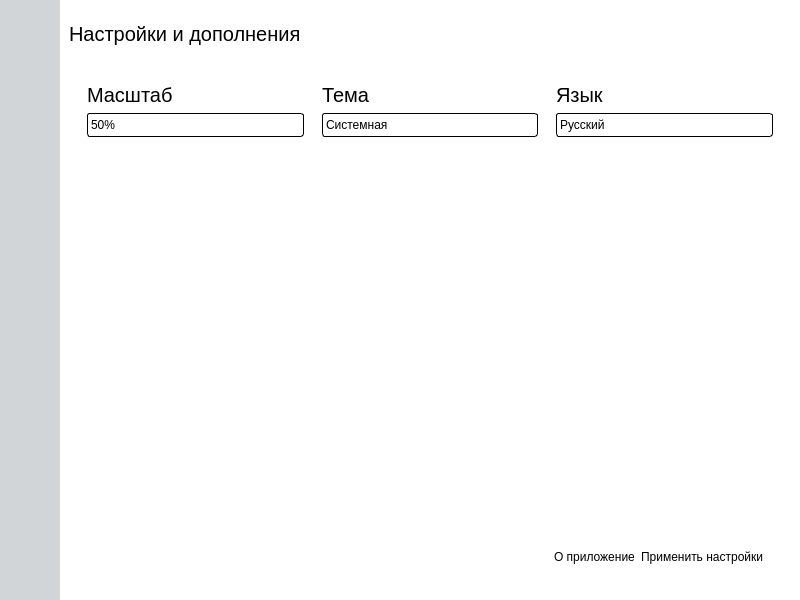
<?xml version="1.0" encoding="UTF-8"?>
<ui version="4.0">
 <class>MainWindow</class>
 <widget class="QMainWindow" name="MainWindow">
  <property name="geometry">
   <rect>
    <x>0</x>
    <y>0</y>
    <width>800</width>
    <height>600</height>
   </rect>
  </property>
  <property name="windowTitle">
   <string>MainWindow</string>
  </property>
  <property name="styleSheet">
   <string notr="true"/>
  </property>
  <widget class="QWidget" name="centralwidget">
   <property name="styleSheet">
    <string notr="true">#centralwidget{
background-color:qlineargradient(spread:pad, x1:0.588015, y1:0.328, x2:1, y2:0, stop:0 rgba(210, 213, 216, 255), stop:1 rgba(255, 255, 255, 255));
}
*{
border:none;
background-color: transparent;
background: transparent;
padding:0;
margin:0;
}
QPushButton{
text-align:left;
padding: 0.5em 1em;
background-color: transparent;
color: #000000;
}
#stackedWidget {
background-color: #ffffff;
}
#home_btn {
background-color: #ffffff;
border-left: 3px solid #eee;
}
QLabel{
font-size: 20px;
}
#left_menu QPushButton:hover{
background-color:  rgba(255, 255, 255, 80);
}

QComboBox{
    background-color: rgb(255, 255, 255);
    color: rgb(0, 0, 0);
	padding: 3;
	border: 1px solid #000000;
	border-radius: 3;
}
QComboBox QAbstractItemView{
    background-color: rgb(255, 255, 255);
    color: rgb(0, 0, 0);
	padding: 3;
	border: 1px solid #000000;
	border-radius: 3;
}
QComboBox::drop-down {
border:none;
}

 QToolTip {
        background-color: #FFFFFF; /* Желтый цвет фона */
        color: #000000; /* Черный цвет текста */
        border: 1px solid #000000; /* Черная граница */
 }</string>
   </property>
   <layout class="QVBoxLayout" name="verticalLayout">
    <property name="spacing">
     <number>0</number>
    </property>
    <property name="leftMargin">
     <number>0</number>
    </property>
    <property name="topMargin">
     <number>0</number>
    </property>
    <property name="rightMargin">
     <number>0</number>
    </property>
    <property name="bottomMargin">
     <number>0</number>
    </property>
    <item>
     <widget class="QWidget" name="main_body" native="true">
      <property name="sizePolicy">
       <sizepolicy hsizetype="Preferred" vsizetype="Expanding">
        <horstretch>0</horstretch>
        <verstretch>0</verstretch>
       </sizepolicy>
      </property>
      <layout class="QHBoxLayout" name="horizontalLayout_2">
       <property name="spacing">
        <number>0</number>
       </property>
       <property name="leftMargin">
        <number>0</number>
       </property>
       <property name="topMargin">
        <number>0</number>
       </property>
       <property name="rightMargin">
        <number>0</number>
       </property>
       <property name="bottomMargin">
        <number>0</number>
       </property>
       <item>
        <widget class="QWidget" name="left_menu" native="true">
         <property name="sizePolicy">
          <sizepolicy hsizetype="Preferred" vsizetype="Preferred">
           <horstretch>0</horstretch>
           <verstretch>0</verstretch>
          </sizepolicy>
         </property>
         <property name="minimumSize">
          <size>
           <width>60</width>
           <height>0</height>
          </size>
         </property>
         <property name="maximumSize">
          <size>
           <width>250</width>
           <height>16777215</height>
          </size>
         </property>
         <property name="styleSheet">
          <string notr="true"/>
         </property>
         <layout class="QVBoxLayout" name="verticalLayout_3">
          <property name="spacing">
           <number>0</number>
          </property>
          <property name="leftMargin">
           <number>0</number>
          </property>
          <property name="topMargin">
           <number>0</number>
          </property>
          <property name="rightMargin">
           <number>0</number>
          </property>
          <property name="bottomMargin">
           <number>0</number>
          </property>
          <item>
           <widget class="QWidget" name="widget" native="true">
            <property name="maximumSize">
             <size>
              <width>16777215</width>
              <height>16777215</height>
             </size>
            </property>
            <layout class="QVBoxLayout" name="verticalLayout_4">
             <property name="spacing">
              <number>12</number>
             </property>
             <property name="leftMargin">
              <number>0</number>
             </property>
             <property name="topMargin">
              <number>0</number>
             </property>
             <property name="rightMargin">
              <number>0</number>
             </property>
             <property name="bottomMargin">
              <number>0</number>
             </property>
             <item alignment="Qt::AlignLeft">
              <widget class="QWidget" name="widget_4" native="true">
               <layout class="QVBoxLayout" name="verticalLayout_7">
                <property name="spacing">
                 <number>0</number>
                </property>
                <property name="leftMargin">
                 <number>0</number>
                </property>
                <property name="topMargin">
                 <number>0</number>
                </property>
                <property name="rightMargin">
                 <number>0</number>
                </property>
                <property name="bottomMargin">
                 <number>0</number>
                </property>
                <item alignment="Qt::AlignLeft">
                 <widget class="QPushButton" name="burger_btn">
                  <property name="cursor">
                   <cursorShape>PointingHandCursor</cursorShape>
                  </property>
                  <property name="styleSheet">
                   <string notr="true"/>
                  </property>
                  <property name="text">
                   <string/>
                  </property>
                  <property name="icon">
                   <iconset resource="C:/Users/Admin/Desktop/gui/resouces.qrc">
                    <normaloff>:/Icons/arrow_rigth.svg</normaloff>:/Icons/arrow_rigth.svg</iconset>
                  </property>
                  <property name="iconSize">
                   <size>
                    <width>36</width>
                    <height>36</height>
                   </size>
                  </property>
                  <property name="shortcut">
                   <string>Ctrl+O</string>
                  </property>
                  <property name="checkable">
                   <bool>true</bool>
                  </property>
                 </widget>
                </item>
               </layout>
              </widget>
             </item>
             <item>
              <widget class="QWidget" name="widget_menu" native="true">
               <layout class="QVBoxLayout" name="verticalLayout_6">
                <property name="spacing">
                 <number>0</number>
                </property>
                <property name="leftMargin">
                 <number>0</number>
                </property>
                <property name="topMargin">
                 <number>0</number>
                </property>
                <property name="rightMargin">
                 <number>0</number>
                </property>
                <property name="bottomMargin">
                 <number>0</number>
                </property>
                <item>
                 <widget class="QFrame" name="frame_2">
                  <layout class="QVBoxLayout" name="verticalLayout_5">
                   <property name="spacing">
                    <number>7</number>
                   </property>
                   <property name="leftMargin">
                    <number>0</number>
                   </property>
                   <property name="topMargin">
                    <number>0</number>
                   </property>
                   <property name="rightMargin">
                    <number>0</number>
                   </property>
                   <property name="bottomMargin">
                    <number>0</number>
                   </property>
                   <item>
                    <widget class="QPushButton" name="report_btn">
                     <property name="font">
                      <font>
                       <pointsize>10</pointsize>
                       <weight>75</weight>
                       <bold>true</bold>
                      </font>
                     </property>
                     <property name="cursor">
                      <cursorShape>PointingHandCursor</cursorShape>
                     </property>
                     <property name="toolTip">
                      <string>Отчеты</string>
                     </property>
                     <property name="toolTipDuration">
                      <number>-1</number>
                     </property>
                     <property name="text">
                      <string/>
                     </property>
                     <property name="icon">
                      <iconset resource="C:/Users/Admin/Desktop/gui/resouces.qrc">
                       <normaloff>:/Icons/document.svg</normaloff>:/Icons/document.svg</iconset>
                     </property>
                     <property name="iconSize">
                      <size>
                       <width>34</width>
                       <height>34</height>
                      </size>
                     </property>
                     <property name="shortcut">
                      <string>Ctrl+Q</string>
                     </property>
                    </widget>
                   </item>
                   <item>
                    <widget class="QPushButton" name="chart_btn">
                     <property name="font">
                      <font>
                       <pointsize>10</pointsize>
                       <weight>75</weight>
                       <bold>true</bold>
                      </font>
                     </property>
                     <property name="cursor">
                      <cursorShape>PointingHandCursor</cursorShape>
                     </property>
                     <property name="toolTip">
                      <string>Графики</string>
                     </property>
                     <property name="toolTipDuration">
                      <number>-1</number>
                     </property>
                     <property name="text">
                      <string/>
                     </property>
                     <property name="icon">
                      <iconset resource="C:/Users/Admin/Desktop/gui/resouces.qrc">
                       <normaloff>:/Icons/bar.svg</normaloff>:/Icons/bar.svg</iconset>
                     </property>
                     <property name="iconSize">
                      <size>
                       <width>36</width>
                       <height>36</height>
                      </size>
                     </property>
                     <property name="shortcut">
                      <string/>
                     </property>
                    </widget>
                   </item>
                   <item>
                    <widget class="QPushButton" name="result_btn">
                     <property name="font">
                      <font>
                       <pointsize>10</pointsize>
                       <weight>75</weight>
                       <bold>true</bold>
                      </font>
                     </property>
                     <property name="cursor">
                      <cursorShape>PointingHandCursor</cursorShape>
                     </property>
                     <property name="toolTip">
                      <string>Результаты</string>
                     </property>
                     <property name="toolTipDuration">
                      <number>-1</number>
                     </property>
                     <property name="text">
                      <string/>
                     </property>
                     <property name="icon">
                      <iconset resource="C:/Users/Admin/Desktop/gui/resouces.qrc">
                       <normaloff>:/Icons/check.svg</normaloff>:/Icons/check.svg</iconset>
                     </property>
                     <property name="iconSize">
                      <size>
                       <width>36</width>
                       <height>36</height>
                      </size>
                     </property>
                     <property name="shortcut">
                      <string>Ctrl+E</string>
                     </property>
                    </widget>
                   </item>
                  </layout>
                 </widget>
                </item>
                <item>
                 <spacer name="verticalSpacer">
                  <property name="orientation">
                   <enum>Qt::Vertical</enum>
                  </property>
                  <property name="sizeHint" stdset="0">
                   <size>
                    <width>20</width>
                    <height>40</height>
                   </size>
                  </property>
                 </spacer>
                </item>
                <item>
                 <widget class="QFrame" name="frame">
                  <property name="frameShape">
                   <enum>QFrame::StyledPanel</enum>
                  </property>
                  <property name="frameShadow">
                   <enum>QFrame::Raised</enum>
                  </property>
                  <layout class="QVBoxLayout" name="verticalLayout_8">
                   <property name="spacing">
                    <number>7</number>
                   </property>
                   <property name="leftMargin">
                    <number>0</number>
                   </property>
                   <property name="topMargin">
                    <number>0</number>
                   </property>
                   <property name="rightMargin">
                    <number>0</number>
                   </property>
                   <property name="bottomMargin">
                    <number>0</number>
                   </property>
                   <item>
                    <widget class="QPushButton" name="setting_btn">
                     <property name="sizePolicy">
                      <sizepolicy hsizetype="Preferred" vsizetype="Preferred">
                       <horstretch>0</horstretch>
                       <verstretch>0</verstretch>
                      </sizepolicy>
                     </property>
                     <property name="font">
                      <font>
                       <pointsize>10</pointsize>
                       <weight>75</weight>
                       <bold>true</bold>
                      </font>
                     </property>
                     <property name="cursor">
                      <cursorShape>PointingHandCursor</cursorShape>
                     </property>
                     <property name="toolTip">
                      <string>Настройки</string>
                     </property>
                     <property name="toolTipDuration">
                      <number>-1</number>
                     </property>
                     <property name="text">
                      <string/>
                     </property>
                     <property name="icon">
                      <iconset resource="C:/Users/Admin/Desktop/gui/resouces.qrc">
                       <normaloff>:/Icons/settings.svg</normaloff>:/Icons/settings.svg</iconset>
                     </property>
                     <property name="iconSize">
                      <size>
                       <width>36</width>
                       <height>36</height>
                      </size>
                     </property>
                     <property name="shortcut">
                      <string>Ctrl+S</string>
                     </property>
                    </widget>
                   </item>
                  </layout>
                 </widget>
                </item>
               </layout>
              </widget>
             </item>
            </layout>
           </widget>
          </item>
         </layout>
        </widget>
       </item>
       <item>
        <widget class="QWidget" name="main_body_content" native="true">
         <property name="maximumSize">
          <size>
           <width>16777215</width>
           <height>16777215</height>
          </size>
         </property>
         <layout class="QVBoxLayout" name="verticalLayout_2">
          <property name="spacing">
           <number>0</number>
          </property>
          <property name="leftMargin">
           <number>0</number>
          </property>
          <property name="topMargin">
           <number>0</number>
          </property>
          <property name="rightMargin">
           <number>0</number>
          </property>
          <property name="bottomMargin">
           <number>0</number>
          </property>
          <item>
           <widget class="QStackedWidget" name="stackedWidget">
            <property name="enabled">
             <bool>true</bool>
            </property>
            <property name="sizePolicy">
             <sizepolicy hsizetype="Expanding" vsizetype="Expanding">
              <horstretch>0</horstretch>
              <verstretch>0</verstretch>
             </sizepolicy>
            </property>
            <property name="minimumSize">
             <size>
              <width>400</width>
              <height>600</height>
             </size>
            </property>
            <property name="currentIndex">
             <number>3</number>
            </property>
            <widget class="QWidget" name="page_report">
             <layout class="QVBoxLayout" name="verticalLayout_10">
              <item alignment="Qt::AlignLeft|Qt::AlignTop">
               <widget class="QLabel" name="label_2">
                <property name="sizePolicy">
                 <sizepolicy hsizetype="Expanding" vsizetype="Expanding">
                  <horstretch>0</horstretch>
                  <verstretch>0</verstretch>
                 </sizepolicy>
                </property>
                <property name="text">
                 <string>Отчеты</string>
                </property>
               </widget>
              </item>
             </layout>
            </widget>
            <widget class="QWidget" name="page_chart">
             <layout class="QVBoxLayout" name="verticalLayout_11">
              <item alignment="Qt::AlignLeft|Qt::AlignTop">
               <widget class="QLabel" name="label_3">
                <property name="text">
                 <string>Графики</string>
                </property>
               </widget>
              </item>
             </layout>
            </widget>
            <widget class="QWidget" name="page_result">
             <layout class="QVBoxLayout" name="verticalLayout_12">
              <item alignment="Qt::AlignLeft|Qt::AlignTop">
               <widget class="QLabel" name="label_4">
                <property name="text">
                 <string>Результаты</string>
                </property>
               </widget>
              </item>
             </layout>
            </widget>
            <widget class="QWidget" name="page_setting">
             <layout class="QVBoxLayout" name="verticalLayout_13">
              <item>
               <widget class="QLabel" name="label_5">
                <property name="maximumSize">
                 <size>
                  <width>16777215</width>
                  <height>50</height>
                 </size>
                </property>
                <property name="text">
                 <string>Настройки и дополнения</string>
                </property>
               </widget>
              </item>
              <item>
               <widget class="QFrame" name="frame_3">
                <property name="frameShape">
                 <enum>QFrame::StyledPanel</enum>
                </property>
                <property name="frameShadow">
                 <enum>QFrame::Raised</enum>
                </property>
                <layout class="QVBoxLayout" name="verticalLayout_16">
                 <item>
                  <widget class="QFrame" name="frame_4">
                   <property name="sizePolicy">
                    <sizepolicy hsizetype="Preferred" vsizetype="Preferred">
                     <horstretch>0</horstretch>
                     <verstretch>0</verstretch>
                    </sizepolicy>
                   </property>
                   <property name="maximumSize">
                    <size>
                     <width>160000</width>
                     <height>160000</height>
                    </size>
                   </property>
                   <property name="frameShape">
                    <enum>QFrame::StyledPanel</enum>
                   </property>
                   <property name="frameShadow">
                    <enum>QFrame::Raised</enum>
                   </property>
                   <layout class="QGridLayout" name="gridLayout">
                    <property name="leftMargin">
                     <number>0</number>
                    </property>
                    <property name="topMargin">
                     <number>0</number>
                    </property>
                    <property name="rightMargin">
                     <number>0</number>
                    </property>
                    <property name="bottomMargin">
                     <number>0</number>
                    </property>
                    <property name="spacing">
                     <number>0</number>
                    </property>
                    <item row="0" column="0" alignment="Qt::AlignTop">
                     <widget class="QFrame" name="frame_scale">
                      <property name="frameShape">
                       <enum>QFrame::StyledPanel</enum>
                      </property>
                      <property name="frameShadow">
                       <enum>QFrame::Raised</enum>
                      </property>
                      <layout class="QVBoxLayout" name="verticalLayout_17">
                       <item alignment="Qt::AlignTop">
                        <widget class="QLabel" name="label_8">
                         <property name="sizePolicy">
                          <sizepolicy hsizetype="Preferred" vsizetype="Preferred">
                           <horstretch>0</horstretch>
                           <verstretch>0</verstretch>
                          </sizepolicy>
                         </property>
                         <property name="text">
                          <string>Масштаб</string>
                         </property>
                        </widget>
                       </item>
                       <item alignment="Qt::AlignTop">
                        <widget class="QComboBox" name="comboBox_scale">
                         <property name="sizePolicy">
                          <sizepolicy hsizetype="Preferred" vsizetype="Preferred">
                           <horstretch>0</horstretch>
                           <verstretch>0</verstretch>
                          </sizepolicy>
                         </property>
                         <property name="autoFillBackground">
                          <bool>false</bool>
                         </property>
                         <property name="editable">
                          <bool>false</bool>
                         </property>
                         <property name="currentText">
                          <string>100%</string>
                         </property>
                         <property name="frame">
                          <bool>true</bool>
                         </property>
                         <item>
                          <property name="text">
                           <string>50%</string>
                          </property>
                         </item>
                         <item>
                          <property name="text">
                           <string>80%</string>
                          </property>
                         </item>
                         <item>
                          <property name="text">
                           <string>100%</string>
                          </property>
                         </item>
                         <item>
                          <property name="text">
                           <string>120%</string>
                          </property>
                         </item>
                         <item>
                          <property name="text">
                           <string>150%</string>
                          </property>
                         </item>
                         <item>
                          <property name="text">
                           <string>200%</string>
                          </property>
                         </item>
                        </widget>
                       </item>
                      </layout>
                     </widget>
                    </item>
                    <item row="0" column="1" alignment="Qt::AlignTop">
                     <widget class="QFrame" name="frame_theme">
                      <property name="frameShape">
                       <enum>QFrame::StyledPanel</enum>
                      </property>
                      <property name="frameShadow">
                       <enum>QFrame::Raised</enum>
                      </property>
                      <layout class="QVBoxLayout" name="verticalLayout_18">
                       <item alignment="Qt::AlignTop">
                        <widget class="QLabel" name="label_9">
                         <property name="text">
                          <string>Тема</string>
                         </property>
                        </widget>
                       </item>
                       <item alignment="Qt::AlignTop">
                        <widget class="QComboBox" name="comboBox_theme">
                         <property name="sizePolicy">
                          <sizepolicy hsizetype="Preferred" vsizetype="Preferred">
                           <horstretch>0</horstretch>
                           <verstretch>0</verstretch>
                          </sizepolicy>
                         </property>
                         <item>
                          <property name="text">
                           <string>Системная</string>
                          </property>
                         </item>
                         <item>
                          <property name="text">
                           <string>Светлая</string>
                          </property>
                         </item>
                         <item>
                          <property name="text">
                           <string>Темная</string>
                          </property>
                         </item>
                        </widget>
                       </item>
                      </layout>
                     </widget>
                    </item>
                    <item row="0" column="2" alignment="Qt::AlignTop">
                     <widget class="QFrame" name="frame_language">
                      <property name="frameShape">
                       <enum>QFrame::StyledPanel</enum>
                      </property>
                      <property name="frameShadow">
                       <enum>QFrame::Raised</enum>
                      </property>
                      <layout class="QVBoxLayout" name="verticalLayout_19">
                       <item alignment="Qt::AlignTop">
                        <widget class="QLabel" name="label_10">
                         <property name="text">
                          <string>Язык</string>
                         </property>
                        </widget>
                       </item>
                       <item alignment="Qt::AlignTop">
                        <widget class="QComboBox" name="comboBox_language">
                         <item>
                          <property name="text">
                           <string>Русский</string>
                          </property>
                         </item>
                         <item>
                          <property name="text">
                           <string>English</string>
                          </property>
                         </item>
                        </widget>
                       </item>
                      </layout>
                     </widget>
                    </item>
                   </layout>
                  </widget>
                 </item>
                 <item>
                  <widget class="QFrame" name="frame_5">
                   <property name="frameShape">
                    <enum>QFrame::StyledPanel</enum>
                   </property>
                   <property name="frameShadow">
                    <enum>QFrame::Raised</enum>
                   </property>
                   <layout class="QHBoxLayout" name="horizontalLayout_3">
                    <item>
                     <widget class="QFrame" name="frame_9">
                      <property name="frameShape">
                       <enum>QFrame::StyledPanel</enum>
                      </property>
                      <property name="frameShadow">
                       <enum>QFrame::Raised</enum>
                      </property>
                     </widget>
                    </item>
                    <item>
                     <widget class="QFrame" name="frame_8">
                      <property name="frameShape">
                       <enum>QFrame::StyledPanel</enum>
                      </property>
                      <property name="frameShadow">
                       <enum>QFrame::Raised</enum>
                      </property>
                     </widget>
                    </item>
                    <item>
                     <widget class="QFrame" name="frame_7">
                      <property name="frameShape">
                       <enum>QFrame::StyledPanel</enum>
                      </property>
                      <property name="frameShadow">
                       <enum>QFrame::Raised</enum>
                      </property>
                     </widget>
                    </item>
                   </layout>
                  </widget>
                 </item>
                 <item>
                  <widget class="QFrame" name="frame_6">
                   <property name="frameShape">
                    <enum>QFrame::StyledPanel</enum>
                   </property>
                   <property name="frameShadow">
                    <enum>QFrame::Raised</enum>
                   </property>
                   <layout class="QHBoxLayout" name="horizontalLayout">
                    <item>
                     <widget class="QFrame" name="frame_12">
                      <property name="frameShape">
                       <enum>QFrame::StyledPanel</enum>
                      </property>
                      <property name="frameShadow">
                       <enum>QFrame::Raised</enum>
                      </property>
                     </widget>
                    </item>
                    <item>
                     <widget class="QFrame" name="frame_11">
                      <property name="frameShape">
                       <enum>QFrame::StyledPanel</enum>
                      </property>
                      <property name="frameShadow">
                       <enum>QFrame::Raised</enum>
                      </property>
                     </widget>
                    </item>
                    <item alignment="Qt::AlignBottom">
                     <widget class="QFrame" name="frame_10">
                      <property name="frameShape">
                       <enum>QFrame::StyledPanel</enum>
                      </property>
                      <property name="frameShadow">
                       <enum>QFrame::Raised</enum>
                      </property>
                      <layout class="QHBoxLayout" name="horizontalLayout_4">
                       <item>
                        <widget class="QPushButton" name="pushButton_2">
                         <property name="cursor">
                          <cursorShape>PointingHandCursor</cursorShape>
                         </property>
                         <property name="text">
                          <string>О приложение</string>
                         </property>
                        </widget>
                       </item>
                       <item>
                        <widget class="QPushButton" name="pushButton">
                         <property name="cursor">
                          <cursorShape>PointingHandCursor</cursorShape>
                         </property>
                         <property name="text">
                          <string>Применить настройки</string>
                         </property>
                        </widget>
                       </item>
                      </layout>
                     </widget>
                    </item>
                   </layout>
                  </widget>
                 </item>
                </layout>
               </widget>
              </item>
             </layout>
            </widget>
           </widget>
          </item>
         </layout>
        </widget>
       </item>
      </layout>
     </widget>
    </item>
   </layout>
  </widget>
 </widget>
 <resources>
  <include location="C:/Users/Admin/Desktop/gui/resouces.qrc"/>
 </resources>
 <connections/>
 <slots>
  <slot>changePage(int)</slot>
 </slots>
</ui>
